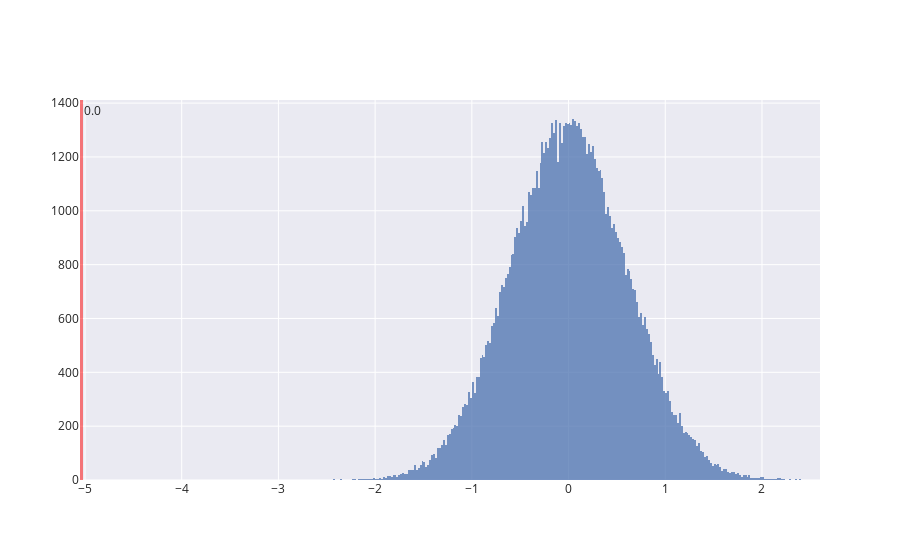

Notebook code for this chart:
### Code cell
fig = go.Figure()
fig.add_trace(
    go.Histogram(
        x=diff_bootstrap_means,
        name="sample_difference",
        histfunc="count",
        # histnorm='probability',
        # xbins=dict(start=18, end=100, size=5),
    )
)

fig.add_vline(x=observed_difference, line_width=3, line_color="red", annotation_text=f"{p_value}")

# fig.update_layout(title="Are youngsters more likely to default?", barmode="overlay")

fig.update_traces(opacity=0.75)
fig.show()

### Figure 1 — Plotly figure (JSON) as saved in the notebook; plotly's stock layout.template omitted (floating-point values rounded to 4 significant figures; data arrays with more than 128 entries replaced by an {"elided": "..."} marker saying what was removed)
{"data": [{"histfunc": "count", "name": "sample_difference", "opacity": 0.75, "type": "histogram", "x": {"elided": "100000 float values"}}], "layout": {"annotations": [{"showarrow": false, "text": "0.0", "x": -5.036, "xanchor": "left", "xref": "x", "y": 1, "yanchor": "top", "yref": "y domain"}], "shapes": [{"line": {"color": "red", "width": 3}, "type": "line", "x0": -5.036, "x1": -5.036, "xref": "x", "y0": 0, "y1": 1, "yref": "y domain"}]}}
